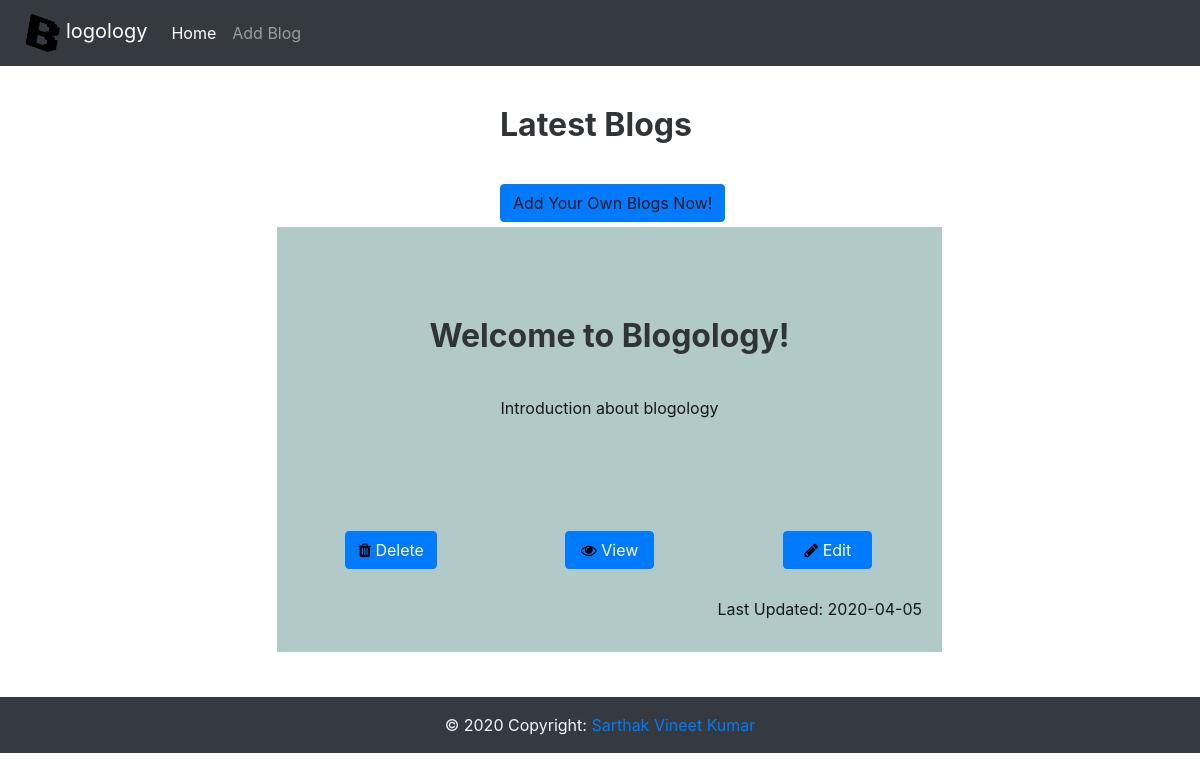
Before: / with the older database file.
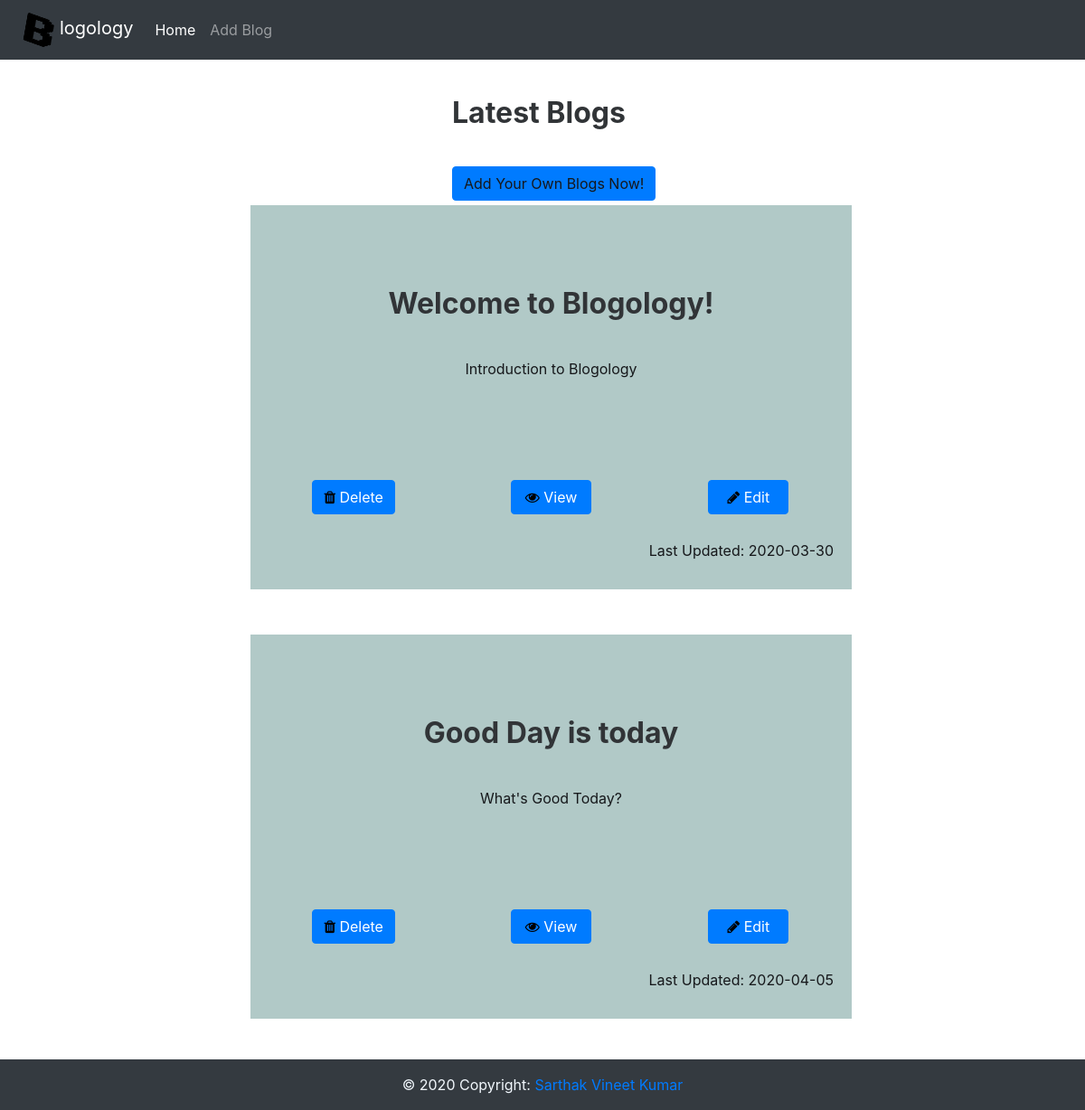
After: the same page with the newer database file.
### app.py (models this page shows, shortened)
class Blog(db.Model):
    __tablename__ = 'Blog'
    id = db.Column(db.Integer,primary_key=True)
    dat = db.Column(db.Text)
    title = db.Column(db.Text,nullable=False)
    short = db.Column(db.Text,nullable=False)
    breif = db.Column(db.Text,nullable=False)

### app.py (the view)
@app.route('/')
def blogList():
    data = Blog.query.all()
    return render_template("index.html",data = data)

### templates/index.html (shortened to what this page needs)
<!DOCTYPE html>
<html xmlns="http://www.w3.org/1999/html">
<head>
    <link rel="stylesheet" href="https://cdnjs.cloudflare.com/ajax/libs/twitter-bootstrap/4.4.1/css/bootstrap.min.css">
    <link rel="stylesheet" href="https://cdnjs.cloudflare.com/ajax/libs/font-awesome/4.7.0/css/font-awesome.min.css">
    <link rel="stylesheet" href="static/css/styles.min.css">
</head>
<body>
    <nav class="navbar navbar-expand-lg navbar-dark bg-dark">
  <a class="navbar-brand" href={{ url_for('blogList') }}><img src="static/img/168696.png" width="50px" height="40px"  style="transform: rotate(10deg);">logology</a>
    <div class="navbar-inner">
		<ul class="nav">
			<li class="navbar-nav"><a class="nav-item nav-link" href={{ url_for('blogList') }}>Home</a></li>
			<li class="navbar-nav"><a class="nav-item nav-link" href={{ url_for('add') }}>Add Blog</a></li>
		</ul>
	</div>
    </nav>
    {% block body %}
    <div class="article-list">
        <div class="container">
            <div class="intro">
                <form action={{ url_for("add") }} >
                    <h2 style="margin-left:30%">Latest Blogs</h2>
                    <button type="submit" class="btn btn-primary" style="margin-left: 30%;color: #16181b">Add Your Own Blogs Now!</button>
                </form>
            </div>
            {% for i in data %}
                <div class="row articles" >
                    <div class="col-sm-2"></div>
                     <div class="col-sm-7 item blog" style="box-shadow:10px;background: #b1c9c7;margin-left: 5%;margin-right: 5%;margin-top: 5px;margin-bottom: 5px;padding-right: 20px;padding-left: 20px;">
                         <div class="content" style="height: 250px">
                                <h2 class="text-center">{{ i.title }}</h2>
                                <p class="text-center" style="color: #16181b;">{{ i.short }}</p>
                         </div>
                        <div class="row ">
                            <div class="col-sm-4">
                                <form action={{ url_for('delete') }}>
                                    <button  type="submit" class="btn btn-primary"  style="margin-top: 4px;margin-bottom: 4px;padding-right: 12px;padding-left: 12px;" name='delete' value={{ i.id }}><i class="fa fa-trash" style="color: black;"></i> Delete</button>
                                </form>
                            </div>
                            <div class="col-sm-4">
                                    <form  action={{ url_for('view') }}>
                                        <button  type="submit" class="btn btn-primary" style="margin-top: 4px;margin-bottom: 4px;padding-right: 15px;padding-left: 15px;" name="view" value={{ i.id }}><i class="fa fa-eye" style="color: black"></i> View</button>
                                    </form>
                            </div>
                            <div class="col-sm-4">
                                <form action={{ url_for('edit') }}>
                                <button  type="submit" class="btn btn-primary" style="margin-top: 4px;margin-bottom: 4px;padding-right: 20px;padding-left: 20px;" name="edit" value={{ i.id }}><i class="fa fa-pencil" style="color: black"></i> Edit</button>
                                </form>
                            </div>
                        </div><br>
                        <p class="text-right" style="color: #16181b">Last Updated: {{ i.dat }}</p>
                </div>
                </div>
                {% endfor %}
    </div>
    </div>
    {% endblock %}
<footer class="page-footer font-small navbar-dark bg-dark" >
  <div class="footer-copyright text-center py-3" style="color: #f1f7fc">© 2020 Copyright:
    <a  href="https://www.github.com/sarthakchaudhary13/"> Sarthak Vineet Kumar</a>
  </div>
</footer>
</body>
</html>

Changed rows visible on the page:
changed Blog "Welcome to Blogology!": short "Introduction about blogology" → "Introduction to Blogology"; dat "2020-04-05" → "2020-03-30"
added Blog: title "Good Day is today", short "What's Good Today?", {{ i.id }} 2 (drawn), dat "2020-04-05"
